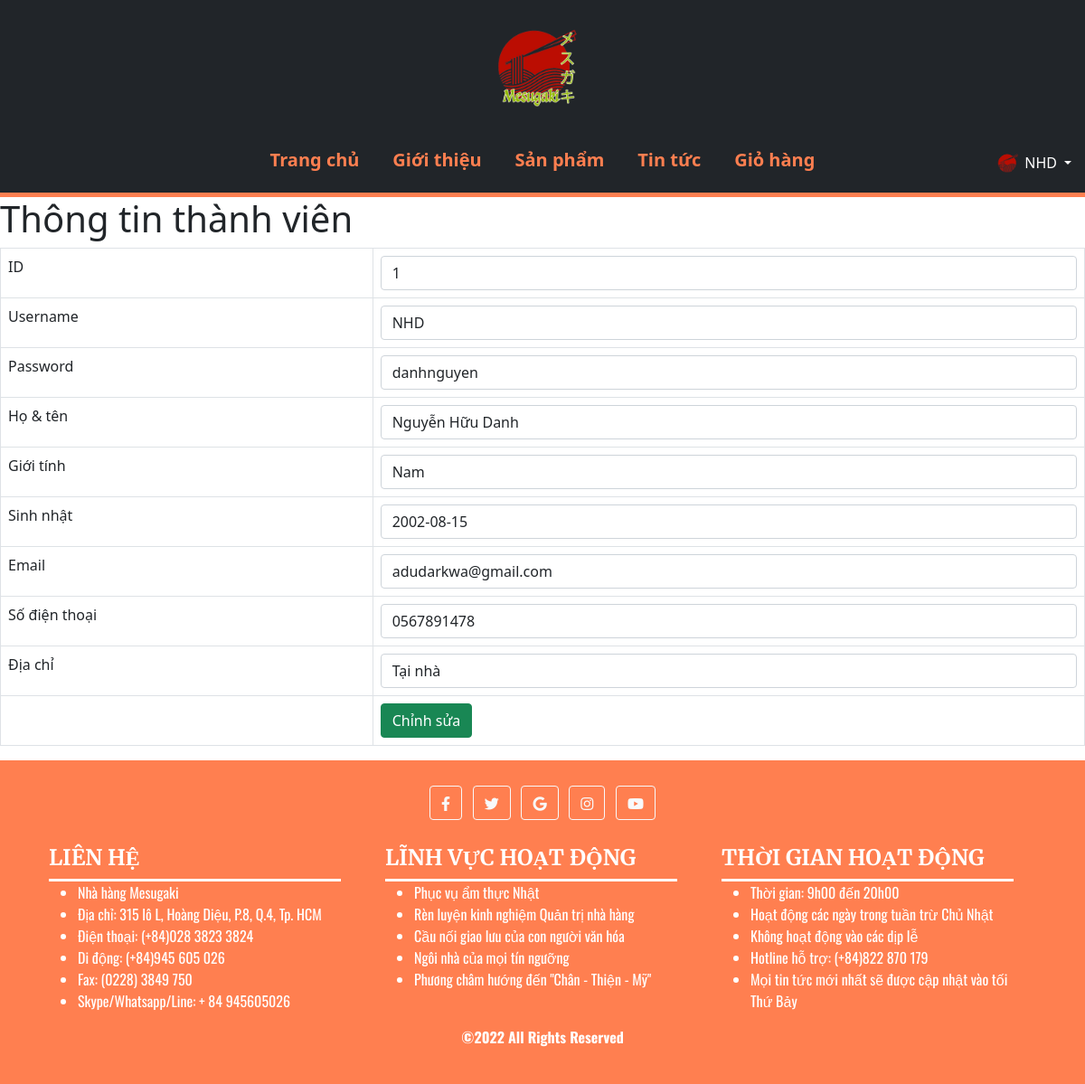
The app's page /profile.php (signed in) with its own data.
### tables this page shows
CREATE TABLE `user` (
  `id` int(10) UNSIGNED NOT NULL auto_increment,
  `username` varchar(100) NOT NULL,
  `password` varchar(255) NOT NULL,
  `full_name` varchar(100) NOT NULL,
  `sex` varchar(6) NOT NULL COMMENT 'Nam, Nữ, Khác',
  `birthday` date NOT NULL,
  `email` varchar(50) NOT NULL,
  `phone` varchar(15) NOT NULL,
  `address` varchar(255) NOT NULL,
  `admin` tinyint(1) NOT NULL DEFAULT 0 COMMENT '0: user, 1: admin',
  primary key(`id`)
);

### profile.php (the view, shortened to what this page needs)
<!DOCTYPE html>
<html lang="en">
<head>
  <link href="https://cdnjs.cloudflare.com/ajax/libs/font-awesome/5.9.0/css/all.min.css" rel="stylesheet">
  <link href="https://cdn.jsdelivr.net/npm/bootstrap@5.1.3/dist/css/bootstrap.min.css" rel="stylesheet">
</head>
<body>
  <div>
    <?php $IPATH = $_SERVER["DOCUMENT_ROOT"]."/btl-web/";
    include($IPATH."navbar.php");?>
  </div>
  <?php
    require_once('config/config.php');
    if (isset($_SESSION['user_id'])) {
      $query = "SELECT * FROM `user` WHERE id = '" . $_SESSION['user_id'] . "'";
      $result = $conn->query($query);
      if ($result->num_rows > 0) {
        $profile = $result->fetch_assoc();
      } else {
        echo "<div class='alert alert-warning'>Profile Not Found.</div>";
      }
    }
  ?>
  <div class="conatainer">
    <div class="page-header">
      <h1>Thông tin thành viên</h1>
    </div>
    <form method="post">
      <table class='table table-hover table-responsive table-bordered'>
        <tr>
          <td>ID</td>
          <td><span class='form-control'><?php echo $profile['id']?></span></td>
        </tr>
        <tr>
          <td>Username</td>
          <td><span class='form-control'><?php echo $profile['username']?></span></td>
        </tr>
        <tr>
          <td>Password</td>
          <td><span class='form-control'><?php echo $profile['password']?></span></td>
        </tr>
        <tr>
          <td>Họ & tên</td>
          <td><span class='form-control'><?php echo $profile['full_name']?></span></td>
        </tr>
        <tr>
          <td>Giới tính</td>
          <td><span class='form-control'><?php echo $profile['sex']?></span></td>
        </tr>
        <tr>
          <td>Sinh nhật</td>
          <td><span class='form-control'><?php echo $profile['birthday']?></span></td>
        </tr>
        <tr>
          <td>Email</td>
          <td><span class='form-control'><?php echo $profile['email']?></span></td>
        </tr>
        <tr>
          <td>Số điện thoại</td>
          <td><span class='form-control'><?php echo $profile['phone']?></span></td>
        </tr>
        <tr>
          <td>Địa chỉ</td>
          <td><span class='form-control'><?php echo $profile['address']?></span></td>
        </tr>
        <tr>
          <td></td>
          <td>
            <a href=<?php echo "editProfile.php?id=" . $profile['id'];?> class='btn btn-success'>Chỉnh sửa</a>
          </td>
        </tr>
      </table>
    </form>
  </div>
  <div>
    <?php $IPATH = $_SERVER["DOCUMENT_ROOT"]."/btl-web/";
    include($IPATH."footer.php");?>
  </div>
</body>
</html>

### styles/header.css (style rules this page uses)
* { margin: 0; padding: 0; box-sizing: border-box; outline: none; border: none; text-decoration: none; transition: 0.2s linear; }
:root { --color: #ff7f50; --border: 5px solid #ff7f50; --gray: #57606f; --bg: rgba(255, 255, 255, 0.3); }

### records on screen
user: id "1", username "NHD", password "danhnguyen", full_name "Nguyễn Hữu Danh", sex "Nam", birthday "2002-08-15", email "adudarkwa@gmail.com", phone "0567891478", address "Tại nhà"

### other values on screen
$_SESSION['username'] "NHD"
